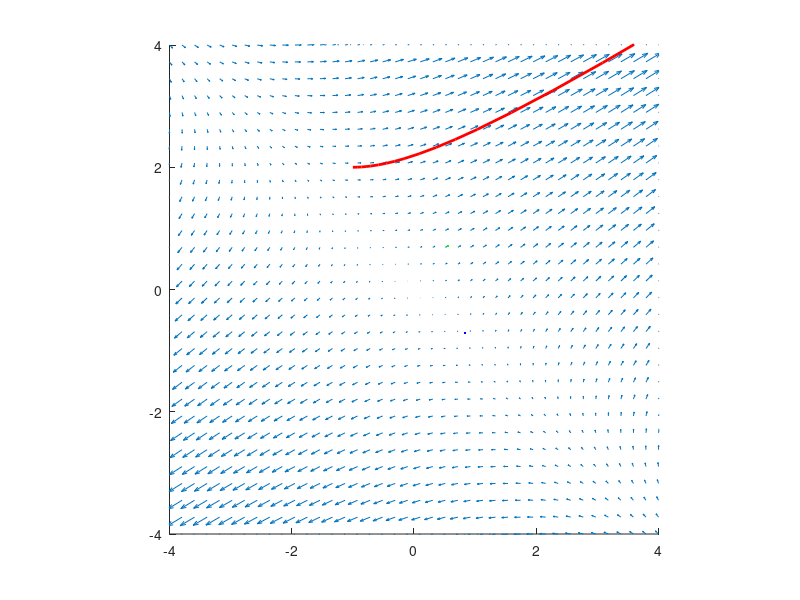

The MATLAB source for this figure: (Note: this script raises an error after producing the figure.)
A=[2 3; 2 1]; u0=[-1; 2];

[V,D]=eig(A);

D
V
F=@(t,u)A*u;
[t,U]=ode45(F,[0 20],u0);

u1=linspace(-4,4,40); u2=linspace(-4,4,30);
%subplot(2,2,1)
hold on
[U1,U2]=meshgrid(u1,u2);
F1=A(1,1)*U1+A(1,2)*U2; F2=A(2,1)*U1+A(2,2)*U2;
quiver(U1,U2,F1,F2,0.9)
plot(U(:,1),U(:,2),'r','LineWidth',2)
plot(V(1,1),V(1,2:end),'b','LineWidth',2)
plot(V(2,1),V(2,2:end),'g','LineWidth',2)
axis([-4 4 -4 4]), axis equal

c=inv(V)*u0

c1=c(1)
c2=c(2)

v1=V(:,1)
v2=V(:,2)

d1=D(1)
d2=D(2,2)

syms t

u1=c1*v1*exp(d1*t)


u2=c2*v2*exp(d2*t)

u1+u2
